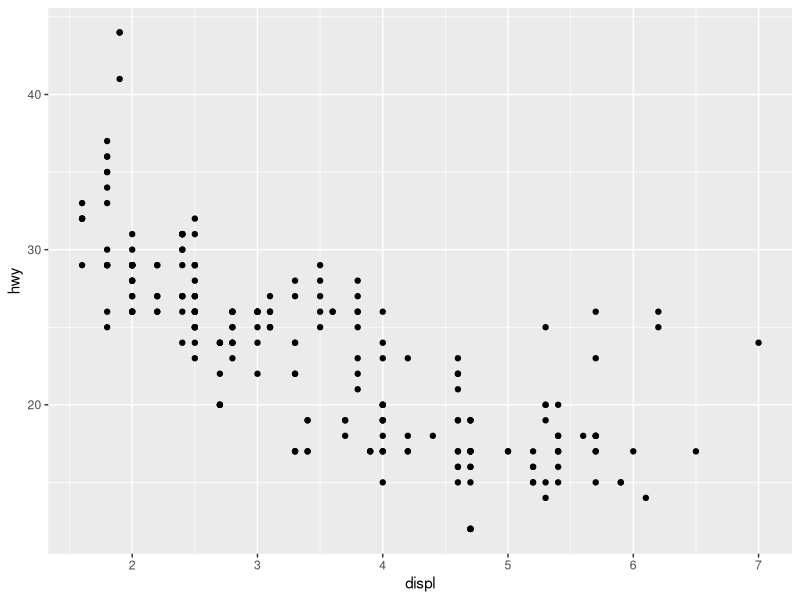
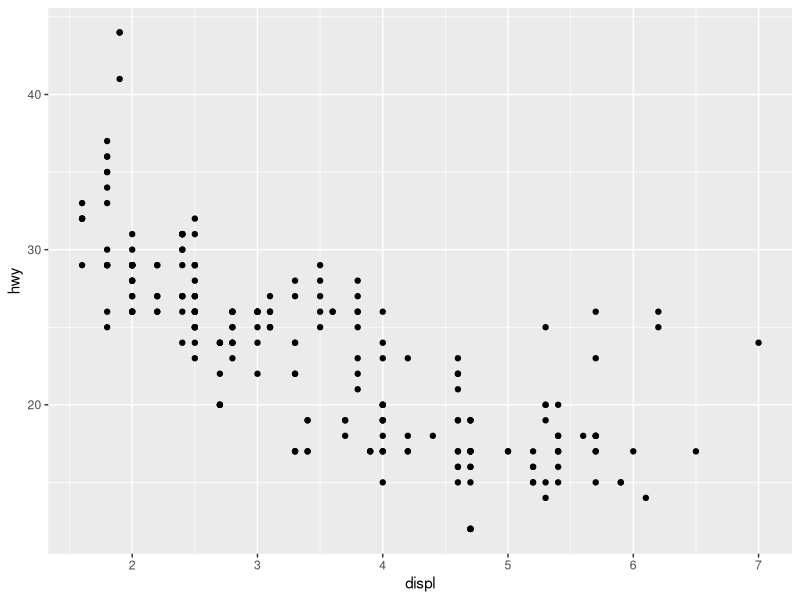
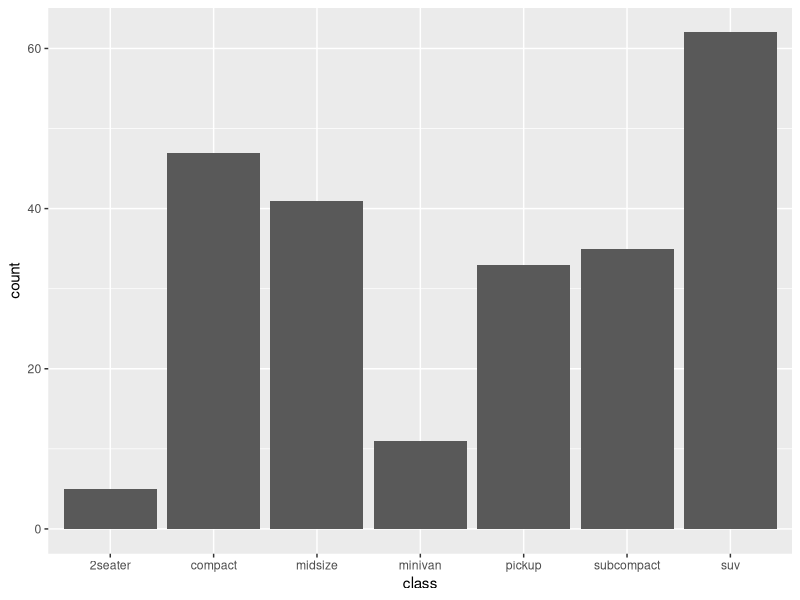
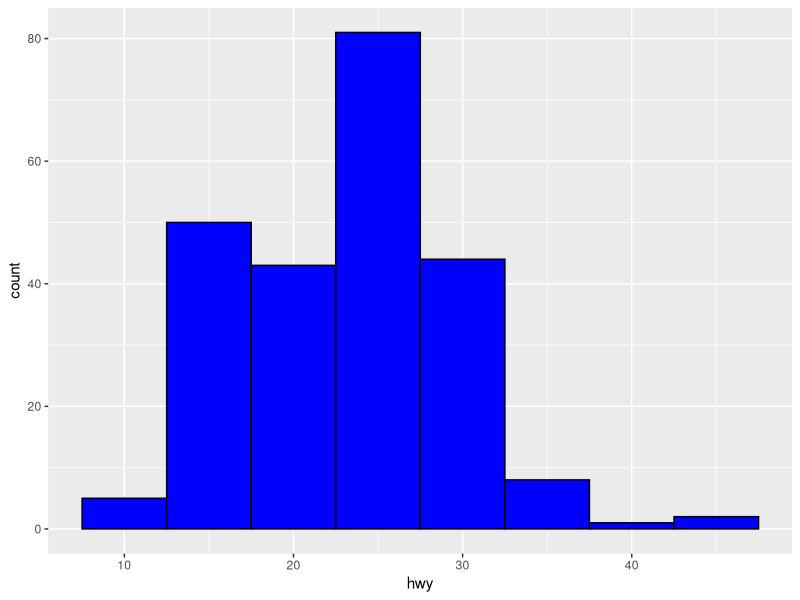
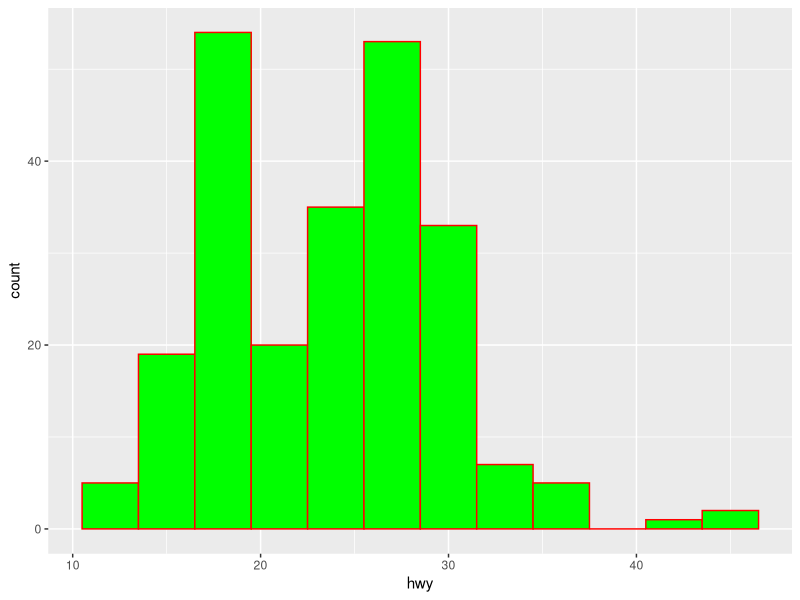
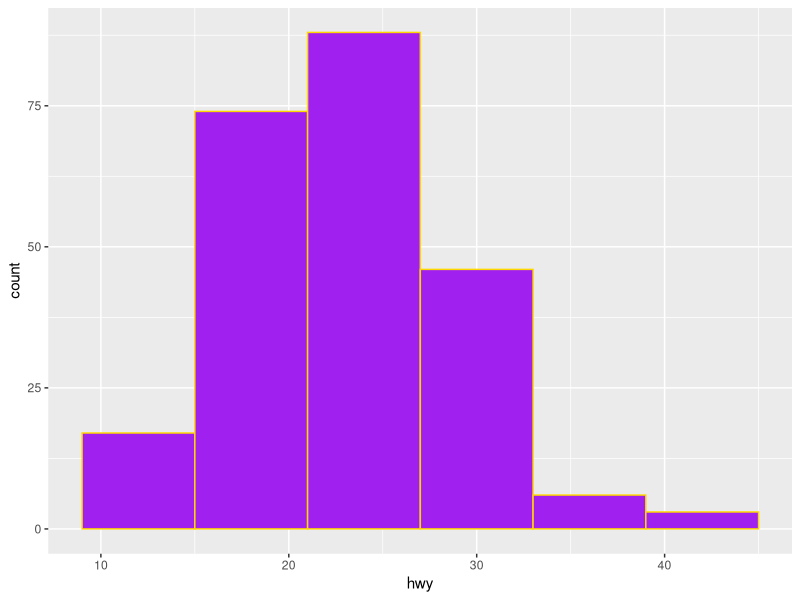
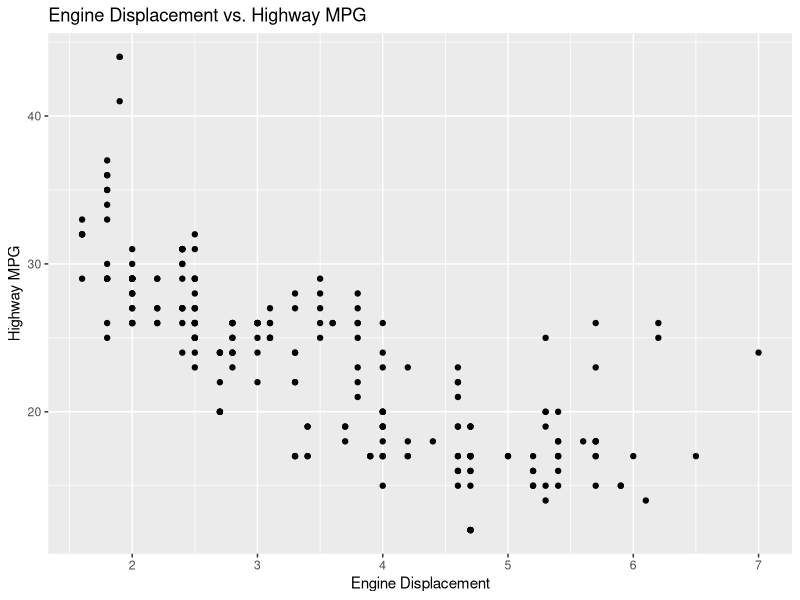
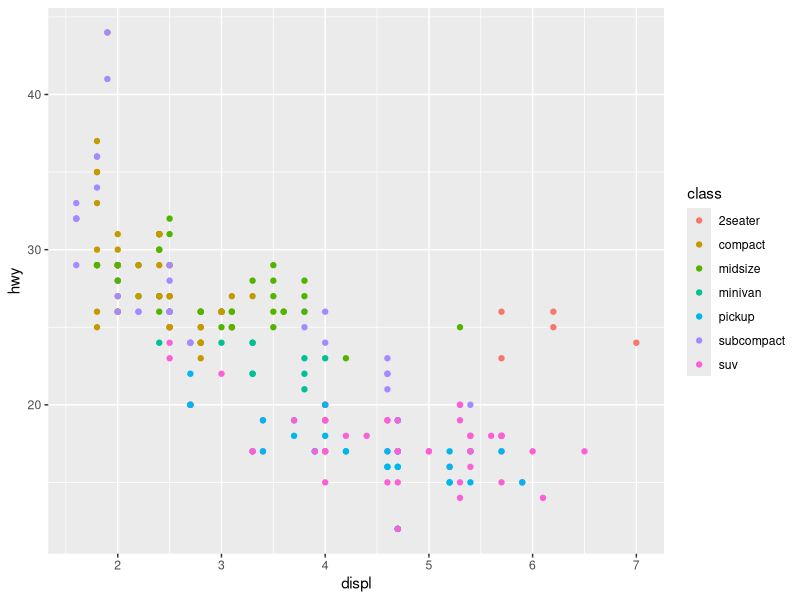

Generate these figures, in order, with R:
## ---- chunk 1
library(ggplot2)
setwd("~/Documents/Teaching/Workshop/beacon") # good practice to set up your working directory
## ---- chunk 2
data(mpg)
## ---- chunk 3
head(mpg)
## ---- chunk 4
str(mpg)
## ---- chunk 5
ggplot(data = mpg, aes(x = displ, y = hwy)) + geom_point()
## ---- chunk 6
ggplot(data = mpg, aes(x = displ, y = hwy)) + #Define dataset and aesthetics
  geom_point() #Add a scatter plot layer
## ---- chunk 7
ggplot(mpg, aes(x = class)) + geom_bar()
## ---- chunk 8
ggplot(mpg, aes(x = hwy)) + geom_histogram(binwidth = 5, fill = "blue", color = "black")
## ---- chunk 9
ggplot(mpg, aes(x = hwy)) + geom_histogram(binwidth = 3, fill = "green", color = "red")
ggplot(mpg, aes(x = hwy)) + geom_histogram(binwidth = 6, fill = "purple", color = "gold")
## ---- chunk 10
ggplot(mpg, aes(x = displ, y = hwy)) +
  geom_point() +
  labs(title = "Engine Displacement vs. Highway MPG", x = "Engine Displacement", y = "Highway MPG")
## ---- chunk 11
ggplot(mpg, aes(x = displ, y = hwy, color = class)) + geom_point()
## ---- chunk 12
ggplot(mpg, aes(x = displ, y = hwy)) + geom_point(color = "red")
## ---- chunk 13
ggplot(mpg, aes(x = displ, y = hwy)) +
  geom_point() +
  facet_wrap(~ class)
## ---- chunk 14
ggplot(mpg, aes(x = displ)) +
  geom_histogram() +
  facet_wrap(~ class)
## ---- chunk 15
ggplot(mpg, aes(x = class, y = hwy)) + geom_boxplot()
## ---- chunk 16
ggplot(mpg, aes(x = class, y = hwy)) + geom_boxplot(color = "blue")
ggplot(mpg, aes(x = class, y = hwy)) + geom_boxplot(color = "blue" , fill = "orange")
## ---- chunk 17
ggplot(mpg, aes(x = year, y = cyl)) + geom_line()
## ---- chunk 18
data("economics")
## ---- chunk 19
ggplot(economics, aes(x = date, y = unemploy)) + geom_line()
## ---- chunk 20
ggplot(economics, aes(x = date, y = unemploy)) + geom_line(color = "white")
## ---- chunk 21
ggplot(economics, aes(x = date, y = unemploy)) + geom_line(color = "brown")
## ---- chunk 22
#| code-fold: true
#| code-summary: "Show the code"
ggplot(mpg, aes(x = displ, y = hwy, color = factor(cyl))) + # We convert cyl to a factor so ggplot treats it as categorical.
  geom_point(size = 3) + # Increases point size.
  labs(title = "Engine Displacement vs. Highway MPG",
       x = "Engine Displacement (L)",
       y = "Highway MPG",
       color = "Cylinders") + # Adds a title, axis labels, and legend title.
  theme_minimal() # Gives a cleaner look to the plot.
## ---- chunk 23
#| code-fold: true
#| code-summary: "Show the code"
ggplot(mpg, aes(x = cty)) + # Uses city mileage as the variable.
  geom_histogram(binwidth = 3, fill = "purple", color = "black") + # Sets appropriate bin width to prevent overcrowding; Customizes the appearance.
  labs(title = "Distribution of City MPG", x = "City MPG", y = "Count") +
  theme_classic() # Provides a clean layout.
## ---- chunk 24
#| code-fold: true
#| code-summary: "Show the code"
ggplot(mpg, aes(x = displ, y = hwy)) +
  geom_point(color = "blue", alpha = 0.7) + # Uses blue points with some transparency (alpha = 0.7) for better visibility.
  facet_wrap(~ drv) + # Creates separate panels for each drive type (drv).The `~drv` formula ensures each unique drv value gets its own facet.
  labs(title = "Engine Displacement vs. Highway MPG by Drive Type",
       x = "Engine Displacement (L)",
       y = "Highway MPG",
       caption = "Drive Type: f = front-wheel, r = rear-wheel, 4 = 4-wheel") + # Adds a descriptive title, axis labels, and a caption explaining drive types.
  theme_bw() # Uses a black-and-white theme for a clean, high-contrast layout.
## ---- chunk 25
data(diamonds) 
## ---- chunk 26
head(diamonds)
## ---- chunk 27
summary(diamonds)
## ---- chunk 28
dim(diamonds)
## ---- chunk 29
names(diamonds)
## ---- chunk 30
ggplot(data=diamonds, aes(x=price)) +
  geom_histogram(fill="blue", color="black") +
  ggtitle("Histogram of Price Values")
## ---- chunk 31
ggplot(data=diamonds, aes(x=carat, y=price, color=cut)) + 
  geom_point()
## ---- chunk 32
ggplot(data=diamonds, aes(x=cut, y=price)) + 
  geom_boxplot(fill="purple")
## ---- chunk 33
ggplot(data = diamonds) + 
  geom_bar(mapping = aes(x = cut, color = cut))
## ---- chunk 34
ggplot(data = diamonds) + 
  geom_bar(mapping = aes(x = cut, fill = cut))
## ---- chunk 35
ggplot(data = diamonds) + 
  geom_bar(mapping = aes(x = cut, fill = clarity))
## ---- chunk 36
ggplot(data = diamonds) + 
  geom_bar(mapping = aes(x = cut, fill = clarity), position = "fill")


ggplot(data = diamonds) + 
  geom_bar(mapping = aes(x = cut, fill = clarity), position = "dodge")
## ---- chunk 37
#| code-fold: true
#| code-summary: "Show the code"
ggplot(diamonds, aes(x = cut, fill = color)) + # Colors bars by diamond color.
  geom_bar(position = "fill") + # Stacks bars proportionally rather than counting raw values.
  labs(title = "Proportion of Diamond Colors by Cut",
       x = "Cut",
       y = "Proportion",
       fill = "Color") + # Adds descriptive labels and title.
  theme_light() # Uses a lighter theme for better readability.
## ---- chunk 38
#| code-fold: true
#| code-summary: "Show the code"
ggplot(diamonds, aes(x = cut, y = price, fill = cut)) + # Maps cut to the x-axis and price to the y-axis. Fills each boxplot with a color based on the cut category.
  geom_boxplot() + # Creates the boxplot to show median, quartiles, and outliers.
  labs(title = "Distribution of Diamond Prices by Cut",
       x = "Cut",
       y = "Price (USD)") + # Adds a descriptive title and axis labels for clarity.
  theme_minimal() # Uses a clean and simple theme for better readability.
## ---- chunk 39
#| code-fold: true
#| code-summary: "Show the code"
ggplot(diamonds, aes(x = carat, y = price, color = clarity)) + # Maps carat to the x-axis and price to the y-axis. Colors points based on clarity.
    geom_point(alpha = 0.5) + # Uses transparency (alpha = 0.5) to reduce overplotting and improve visibility.
    labs(title = "Diamond Price vs. Carat",
         x = "Carat",
         y = "Price (USD)",
         color = "Clarity") + # Adds a title, axis labels, and a legend title.
    theme_light() # Uses a lighter theme for a cleaner appearance.
